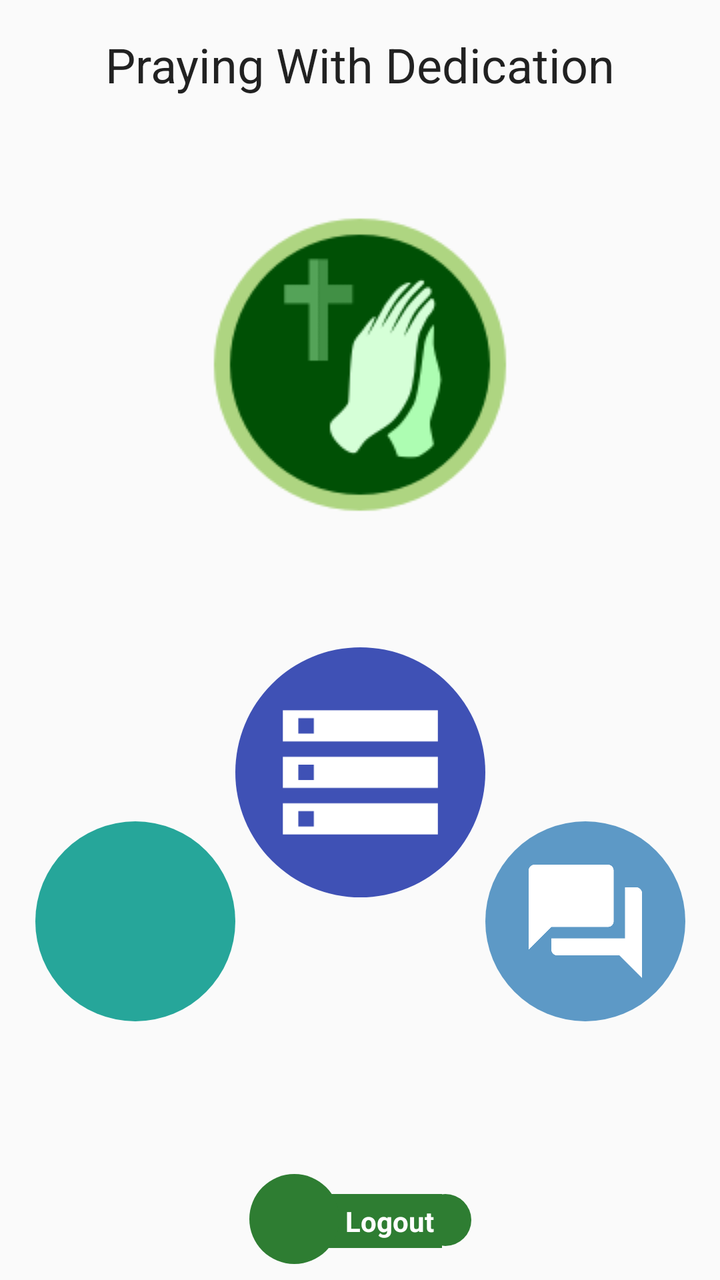
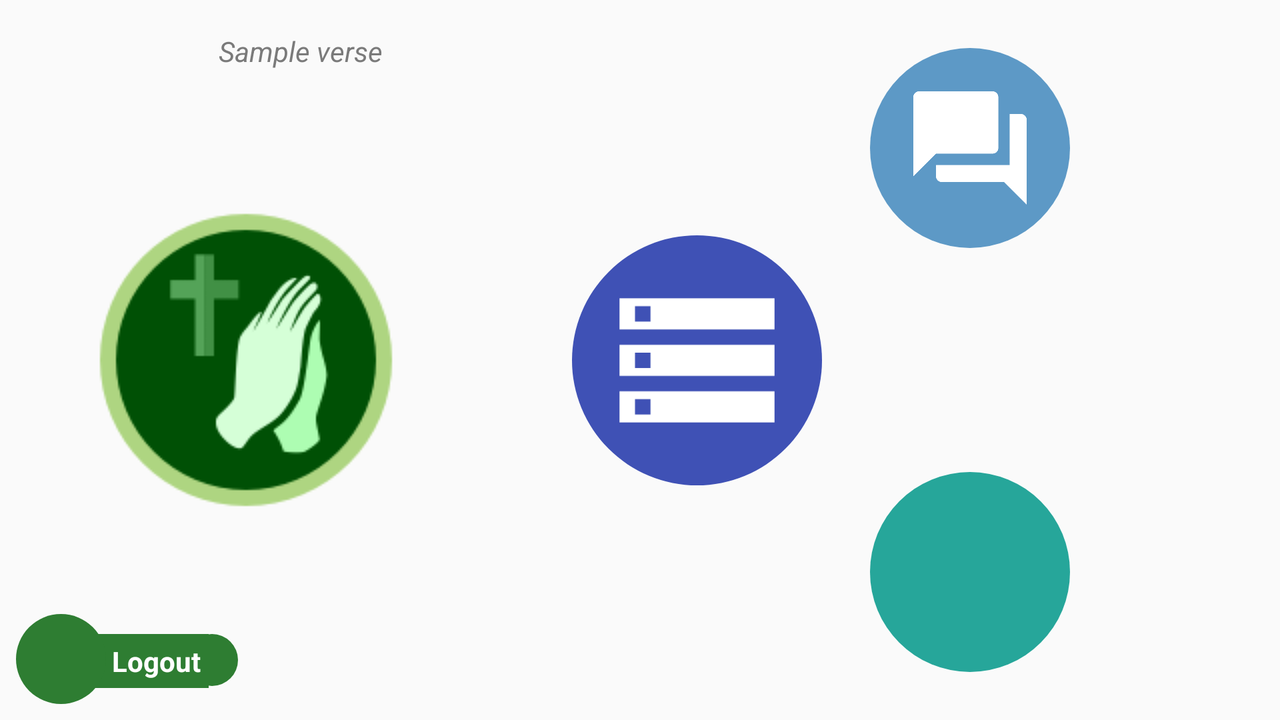

One screen, two layout resources from the same app: the default and the repository's alternative for another configuration. Each is rendered where Android would select it; the XML of both is given below.
<!-- AndroidManifest.xml: application theme AppTheme -->
<!-- res/layout/content_main.xml -->
<?xml version="1.0" encoding="utf-8"?>
<android.support.constraint.ConstraintLayout xmlns:android="http://schemas.android.com/apk/res/android"
    xmlns:app="http://schemas.android.com/apk/res-auto"
    xmlns:tools="http://schemas.android.com/tools"
    android:layout_width="match_parent"
    android:layout_height="match_parent"
    android:clipToPadding="false"
    tools:context="com.copychrist.app.prayer.ui.home.MainActivity"
    tools:showIn="@layout/activity_main">

    <TextView
        android:id="@+id/txt_app_title"
        android:layout_width="315dp"
        android:layout_height="wrap_content"
        android:text="@string/app_name"
        android:textAlignment="center"
        android:textAppearance="@android:style/TextAppearance.Material.Headline"
        app:layout_constraintEnd_toEndOf="parent"
        app:layout_constraintStart_toStartOf="parent"
        android:paddingTop="@dimen/normal_space"
        tools:layout_editor_absoluteY="0dp"
        tools:layout_editor_absoluteX="35dp" />
    <TextView
        android:id="@+id/txt_verse_of_the_day"
        android:layout_width="368dp"
        android:layout_height="wrap_content"
        android:textAlignment="center"
        android:textAppearance="@style/Item_Sub_Secondary"
        app:layout_constraintEnd_toEndOf="parent"
        app:layout_constraintStart_toStartOf="parent"
        app:layout_constraintTop_toBottomOf="@+id/txt_app_title"
        android:paddingTop="@dimen/normal_space"
        tools:layout_editor_absoluteX="8dp" />
    <ImageView
        android:id="@+id/img_logo"
        android:layout_width="wrap_content"
        android:layout_height="wrap_content"
        android:src="@drawable/logo"
        app:layout_constraintEnd_toEndOf="parent"
        app:layout_constraintStart_toStartOf="parent"
        app:layout_constraintTop_toBottomOf="@+id/txt_verse_of_the_day"
        android:layout_marginTop="@dimen/large_space"
        android:contentDescription="@string/praying_with_dedication_logo_acc"
        tools:layout_editor_absoluteX="117dp" />

    <RelativeLayout
        android:id="@+id/icon_container_prayer_lists"
        android:layout_width="wrap_content"
        android:layout_height="wrap_content"
        app:layout_constraintEnd_toEndOf="parent"
        app:layout_constraintStart_toStartOf="parent"
        app:layout_constraintBottom_toBottomOf="parent"
        android:layout_marginBottom="@dimen/home_icon_width_height_plus"
        app:layout_constraintTop_toBottomOf="@+id/img_logo"
        tools:layout_editor_absoluteX="130dp">

        <RelativeLayout
            android:id="@+id/icon_back_prayer_lists"
            android:layout_width="wrap_content"
            android:layout_height="wrap_content"
            android:clipToPadding="false">

            <ImageView
                android:layout_width="@dimen/home_icon_width_height_plus"
                android:layout_height="@dimen/home_icon_width_height_plus"
                android:src="@drawable/bg_circle"
                android:tint="@color/indigo_500"
                android:contentDescription="@string/btn_prayer_list_acc"/>

            <ImageView
                android:layout_width="@dimen/home_icon_width_height_plus"
                android:layout_height="@dimen/home_icon_width_height_plus"
                android:layout_centerInParent="true"
                android:padding="16dp"
                android:contentDescription="@string/btn_prayer_list_acc"
                app:srcCompat="@drawable/ic_storage_24dp" />

        </RelativeLayout>
    </RelativeLayout>

    <RelativeLayout
        android:id="@+id/icon_container_prayer_requests"
        android:layout_width="wrap_content"
        android:layout_height="wrap_content"
        android:orientation="vertical"
        app:layout_constraintStart_toEndOf="@+id/icon_container_prayer_lists"
        app:layout_constraintBottom_toBottomOf="parent"
        app:layout_constraintTop_toBottomOf="@+id/img_logo"
        android:paddingTop="@dimen/large_space"
        tools:layout_editor_absoluteX="255dp">

        <RelativeLayout
            android:id="@+id/icon_back_prayer_requests"
            android:layout_width="wrap_content"
            android:layout_height="wrap_content">

            <ImageView
                android:layout_width="@dimen/home_icon_width_height"
                android:layout_height="@dimen/home_icon_width_height"
                android:src="@drawable/bg_circle"
                android:tint="@color/colorAccent"
                android:contentDescription="@string/btn_prayer_requests"/>

            <ImageView
                android:layout_width="@dimen/home_icon_width_height"
                android:layout_height="@dimen/home_icon_width_height"
                android:layout_centerInParent="true"
                android:padding="16dp"
                app:srcCompat="@drawable/ic_question_answer_24dp"
                android:contentDescription="@string/btn_prayer_requests"/>
        </RelativeLayout>

    </RelativeLayout>

    <RelativeLayout
        android:id="@+id/icon_container_contact_groups"
        android:layout_width="100dp"
        android:layout_height="wrap_content"
        android:orientation="vertical"
        app:layout_constraintEnd_toStartOf="@+id/icon_container_prayer_lists"
        app:layout_constraintBottom_toBottomOf="parent"
        app:layout_constraintTop_toBottomOf="@+id/img_logo"
        android:paddingTop="@dimen/large_space"
        tools:layout_editor_absoluteX="30dp">

        <RelativeLayout
            android:id="@+id/icon_back_contact_groups"
            android:layout_width="wrap_content"
            android:layout_height="wrap_content">

            <ImageView
                android:layout_width="@dimen/home_icon_width_height"
                android:layout_height="@dimen/home_icon_width_height"
                android:src="@drawable/bg_circle"
                android:tint="@color/teal_400"
                android:contentDescription="@string/btn_contact_groups"/>

            <ImageView
                android:layout_width="@dimen/home_icon_width_height"
                android:layout_height="@dimen/home_icon_width_height"
                android:padding="16dp"
                app:srcCompat="@drawable/ic_group_24dp"
                android:contentDescription="@string/btn_contact_groups"
                android:layout_alignParentTop="true"
                android:layout_alignParentStart="true" />
        </RelativeLayout>


    </RelativeLayout>

    <RelativeLayout
        android:id="@+id/icon_container_logout"
        android:layout_width="wrap_content"
        android:layout_height="wrap_content"
        android:layout_margin="8dp"
        android:orientation="vertical"
        app:layout_constraintBottom_toBottomOf="parent"
        app:layout_constraintEnd_toEndOf="parent"
        app:layout_constraintStart_toStartOf="parent"
        tools:layout_editor_absoluteX="137dp">

        <RelativeLayout
            android:id="@+id/icon_back_logout"
            android:layout_width="wrap_content"
            android:layout_height="wrap_content"
            android:layout_alignParentTop="true"
            android:layout_alignParentStart="true">

            <ImageView
                android:layout_width="26dp"
                android:layout_height="26dp"
                android:layout_marginStart="85dp"
                android:layout_marginTop="10dp"
                android:src="@drawable/bg_circle"
                android:tint="@color/colorPrimary"
                android:contentDescription="@string/login_label"/>

            <TextView
                android:layout_width="wrap_content"
                android:layout_height="wrap_content"
                android:text="@string/btn_log_out"
                android:layout_marginStart="@dimen/xlarge_space"
                android:layout_marginTop="10dp"
                android:paddingTop="@dimen/small_space"
                android:paddingBottom="@dimen/small_space"
                android:paddingStart="@dimen/normal_space"
                android:paddingEnd="@dimen/small_space"
                android:textAppearance="@android:style/TextAppearance.Material.Body1"
                android:textColor="@color/color_white"
                android:textStyle="bold"
                android:background="@color/colorPrimary"
                />

            <ImageView
                android:layout_width="@dimen/item_icon_width_height"
                android:layout_height="@dimen/item_icon_width_height"
                android:layout_marginEnd="@dimen/xxlarge_space"
                android:src="@drawable/bg_circle"
                android:contentDescription="@string/btn_contact_groups"
                android:tint="@color/colorPrimary" />

            <ImageView
                android:layout_width="@dimen/item_icon_width_height"
                android:layout_height="@dimen/item_icon_width_height"
                android:contentDescription="@string/btn_contact_groups"
                android:padding="4dp"
                android:layout_marginEnd="@dimen/xxlarge_space"
                app:srcCompat="@drawable/ic_settings_24dp" />


        </RelativeLayout>

    </RelativeLayout>

</android.support.constraint.ConstraintLayout>
<!-- resources referenced by this layout -->
<resources>
  <color name="colorAccent">#5d99c6</color>
  <color name="colorPrimary">#2e7d32</color>
  <color name="color_white">#ffffff</color>
  <color name="indigo_500">#3f51b5</color>
  <color name="teal_400">#26a69a</color>
  <dimen name="home_icon_width_height">100dp</dimen>
  <dimen name="home_icon_width_height_plus">125dp</dimen>
  <dimen name="item_icon_width_height">45dp</dimen>
  <dimen name="large_space">24dp</dimen>
  <dimen name="normal_space">16dp</dimen>
  <dimen name="small_space">4dp</dimen>
  <dimen name="xlarge_space">32dp</dimen>
  <dimen name="xxlarge_space">48dp</dimen>
  <!-- drawable bg_circle (drawable) -->
  <?xml version="1.0" encoding="utf-8"?>
  <shape
      xmlns:android="http://schemas.android.com/apk/res/android"
      android:shape="oval">
  
      <solid
          android:color="@color/bg_circle_default"/>
  
      <size
          android:width="120dp"
          android:height="120dp"/>
  </shape>
  <!-- drawable ic_question_answer_24dp (drawable) -->
  <vector xmlns:android="http://schemas.android.com/apk/res/android"
          android:width="24dp"
          android:height="24dp"
          android:viewportWidth="24.0"
          android:viewportHeight="24.0">
      <path
          android:fillColor="@color/colorIcons"
          android:pathData="M21,6h-2v9L6,15v2c0,0.55 0.45,1 1,1h11l4,4L22,7c0,-0.55 -0.45,-1 -1,-1zM17,12L17,3c0,-0.55 -0.45,-1 -1,-1L3,2c-0.55,0 -1,0.45 -1,1v14l4,-4h10c0.55,0 1,-0.45 1,-1z"/>
  </vector>
  <!-- drawable ic_storage_24dp (drawable) -->
  <vector xmlns:android="http://schemas.android.com/apk/res/android"
          android:width="24dp"
          android:height="24dp"
          android:viewportWidth="24.0"
          android:viewportHeight="24.0">
      <path
          android:fillColor="@color/colorIcons"
          android:pathData="M2,20h20v-4L2,16v4zM4,17h2v2L4,19v-2zM2,4v4h20L22,4L2,4zM6,7L4,7L4,5h2v2zM2,14h20v-4L2,10v4zM4,11h2v2L4,13v-2z"/>
  </vector>
  <!-- drawable logo: png bitmap (drawable, 10119 bytes) -->
  <string name="app_name">Praying With Dedication</string>
  <string name="btn_contact_groups">Contact Groups</string>
  <string name="btn_log_out">Logout</string>
  <string name="btn_prayer_list_acc">Prayer Lists</string>
  <string name="btn_prayer_requests">Prayer Requests</string>
  <string name="login_label">Log In</string>
  <string name="praying_with_dedication_logo_acc">Praying With Dedication Logo</string>
  <style name="Item_Sub_Secondary">
          <item name="android:textColor">@color/color_item_secondary</item>
          <item name="android:textSize">@dimen/item_text_secondary_font_size</item>
          <item name="android:textStyle">italic</item>
      </style>
  <style name="AppTheme" parent="Theme.AppCompat.Light.DarkActionBar">
          
          <item name="colorPrimary">@color/colorPrimary</item>
          <item name="colorPrimaryDark">@color/colorPrimaryDark</item>
          <item name="colorAccent">@color/colorAccent</item>
      </style>
  <color name="bg_circle_default">#666666</color>
  <color name="colorIcons">#FFffffff</color>
  <color name="color_item_secondary">#7a7a7a</color>
  <dimen name="item_text_secondary_font_size">14sp</dimen>
  <color name="colorPrimaryDark">#005005</color>
</resources>
<!-- res/layout-land/content_main.xml (the repository's variant of the layout above) -->
<!-- drawn on the phone turned sideways -->
<?xml version="1.0" encoding="utf-8"?>
<android.support.constraint.ConstraintLayout xmlns:android="http://schemas.android.com/apk/res/android"
    xmlns:app="http://schemas.android.com/apk/res-auto"
    xmlns:tools="http://schemas.android.com/tools"
    android:layout_width="match_parent"
    android:layout_height="match_parent"
    android:clipToPadding="false"
    tools:context="com.copychrist.app.prayer.ui.home.MainActivity"
    tools:showIn="@layout/activity_main">

    <TextView
        android:id="@+id/txt_verse_of_the_day"
        android:layout_width="300dp"
        android:layout_height="wrap_content"
        android:textAlignment="center"
        android:textAppearance="@style/Item_Sub_Secondary"
        app:layout_constraintTop_toTopOf="parent"

        app:layout_constraintStart_toStartOf="parent"
        android:paddingTop="@dimen/normal_space"
        tools:layout_editor_absoluteX="8dp"
        tools:text="Sample verse"/>

    <ImageView
        android:id="@+id/img_logo"
        android:layout_width="wrap_content"
        android:layout_height="wrap_content"
        android:src="@drawable/logo"
        app:layout_constraintTop_toTopOf="parent"
        app:layout_constraintBottom_toBottomOf="parent"
        app:layout_constraintStart_toStartOf="parent"
        android:paddingStart="@dimen/xxlarge_space"
        android:paddingEnd="@dimen/large_space"
        android:contentDescription="@string/praying_with_dedication_logo_acc"
        tools:layout_editor_absoluteX="0dp" />

    <RelativeLayout
        android:id="@+id/icon_container_prayer_lists"
        android:layout_width="wrap_content"
        android:layout_height="wrap_content"

        app:layout_constraintStart_toEndOf="@id/img_logo"
        app:layout_constraintTop_toTopOf="parent"
        app:layout_constraintBottom_toBottomOf="parent"
        android:paddingStart="@dimen/xxxlarge_space"
        android:paddingEnd="@dimen/large_space"
        tools:layout_editor_absoluteX="222dp">

        <RelativeLayout
            android:id="@+id/icon_back_prayer_lists"
            android:layout_width="wrap_content"
            android:layout_height="wrap_content"
            android:clipToPadding="false">

            <ImageView
                android:layout_width="@dimen/home_icon_width_height_plus"
                android:layout_height="@dimen/home_icon_width_height_plus"
                android:src="@drawable/bg_circle"
                android:contentDescription="@string/btn_prayer_list_acc"
                android:tint="@color/indigo_500" />

            <ImageView
                android:layout_width="@dimen/home_icon_width_height_plus"
                android:layout_height="@dimen/home_icon_width_height_plus"
                android:padding="16dp"
                android:contentDescription="@string/btn_prayer_list_acc"
                app:srcCompat="@drawable/ic_storage_24dp"
                android:layout_alignParentTop="true"
                android:layout_alignParentStart="true" />
        </RelativeLayout>

    </RelativeLayout>

    <RelativeLayout
        android:id="@+id/icon_container_prayer_requests"
        android:layout_width="wrap_content"
        android:layout_height="wrap_content"
        android:orientation="vertical"
        app:layout_constraintStart_toEndOf="@+id/icon_container_prayer_lists"
        android:paddingTop="@dimen/large_space"
        tools:layout_editor_absoluteY="0dp"
        tools:layout_editor_absoluteX="435dp">

        <RelativeLayout
            android:id="@+id/icon_back_prayer_requests"
            android:layout_width="wrap_content"
            android:layout_height="wrap_content">

            <ImageView
                android:layout_width="@dimen/home_icon_width_height"
                android:layout_height="@dimen/home_icon_width_height"
                android:src="@drawable/bg_circle"
                android:tint="@color/colorAccent"
                android:contentDescription="@string/btn_prayer_requests"/>

            <ImageView
                android:layout_width="@dimen/home_icon_width_height"
                android:layout_height="@dimen/home_icon_width_height"
                android:layout_centerInParent="true"
                android:padding="16dp"
                app:srcCompat="@drawable/ic_question_answer_24dp"
                android:contentDescription="@string/btn_prayer_requests"/>
        </RelativeLayout>

    </RelativeLayout>

    <RelativeLayout
        android:id="@+id/icon_container_contact_groups"
        android:layout_width="100dp"
        android:layout_height="wrap_content"
        android:orientation="vertical"
        app:layout_constraintStart_toEndOf="@+id/icon_container_prayer_lists"
        app:layout_constraintBottom_toBottomOf="parent"
        android:paddingBottom="@dimen/large_space"
        tools:layout_editor_absoluteX="435dp">

        <RelativeLayout
            android:id="@+id/icon_back_contact_groups"
            android:layout_width="wrap_content"
            android:layout_height="wrap_content">

            <ImageView
                android:layout_width="@dimen/home_icon_width_height"
                android:layout_height="@dimen/home_icon_width_height"
                android:src="@drawable/bg_circle"
                android:contentDescription="@string/btn_contact_groups"
                android:tint="@color/teal_400" />

            <ImageView
                android:layout_width="@dimen/home_icon_width_height"
                android:layout_height="@dimen/home_icon_width_height"
                android:padding="16dp"
                app:srcCompat="@drawable/ic_group_24dp"
                android:contentDescription="@string/btn_contact_groups"
                android:layout_alignParentTop="true"
                android:layout_alignParentStart="true" />
        </RelativeLayout>


    </RelativeLayout>


    <RelativeLayout
        android:id="@+id/icon_container_logout"
        android:layout_width="wrap_content"
        android:layout_height="wrap_content"
        android:layout_margin="8dp"
        android:orientation="vertical"
        app:layout_constraintBottom_toBottomOf="parent"
        app:layout_constraintStart_toStartOf="parent"
        tools:layout_editor_absoluteX="8dp">

        <RelativeLayout
            android:id="@+id/icon_back_logout"
            android:layout_width="wrap_content"
            android:layout_height="wrap_content"
            android:layout_alignParentTop="true"
            android:layout_alignParentStart="true">

            <ImageView
                android:layout_width="26dp"
                android:layout_height="26dp"
                android:layout_marginStart="85dp"
                android:layout_marginTop="10dp"
                android:contentDescription="@string/login_label"
                android:src="@drawable/bg_circle"
                android:tint="@color/colorPrimary" />

            <TextView
                android:layout_width="wrap_content"
                android:layout_height="wrap_content"
                android:text="@string/btn_log_out"
                android:layout_marginStart="@dimen/xlarge_space"
                android:layout_marginTop="10dp"
                android:paddingTop="@dimen/small_space"
                android:paddingBottom="@dimen/small_space"
                android:paddingStart="@dimen/normal_space"
                android:paddingEnd="@dimen/small_space"
                android:textAppearance="@android:style/TextAppearance.Material.Body1"
                android:textColor="@color/color_white"
                android:textStyle="bold"
                android:background="@color/colorPrimary"
                />

            <ImageView
                android:layout_width="@dimen/item_icon_width_height"
                android:layout_height="@dimen/item_icon_width_height"
                android:layout_marginEnd="@dimen/xxlarge_space"
                android:contentDescription="@string/login_label"
                android:src="@drawable/bg_circle"
                android:tint="@color/colorPrimary" />

            <ImageView
                android:layout_width="@dimen/item_icon_width_height"
                android:layout_height="@dimen/item_icon_width_height"
                android:contentDescription="@string/login_label"
                android:padding="4dp"
                android:layout_marginEnd="@dimen/xxlarge_space"
                app:srcCompat="@drawable/ic_settings_24dp" />


        </RelativeLayout>

    </RelativeLayout>

</android.support.constraint.ConstraintLayout>
<!-- resources referenced by the variant -->
<!-- as the phone turned sideways resolves them -->
<resources>
  <color name="colorAccent">#5d99c6</color>
  <color name="colorPrimary">#2e7d32</color>
  <color name="color_white">#ffffff</color>
  <color name="indigo_500">#3f51b5</color>
  <color name="teal_400">#26a69a</color>
  <dimen name="home_icon_width_height">100dp</dimen>
  <dimen name="home_icon_width_height_plus">125dp</dimen>
  <dimen name="item_icon_width_height">45dp</dimen>
  <dimen name="large_space">24dp</dimen>
  <dimen name="normal_space">16dp</dimen>
  <dimen name="small_space">4dp</dimen>
  <dimen name="xlarge_space">32dp</dimen>
  <dimen name="xxlarge_space">48dp</dimen>
  <dimen name="xxxlarge_space">64dp</dimen>
  <!-- drawable bg_circle (drawable) -->
  <?xml version="1.0" encoding="utf-8"?>
  <shape
      xmlns:android="http://schemas.android.com/apk/res/android"
      android:shape="oval">
  
      <solid
          android:color="@color/bg_circle_default"/>
  
      <size
          android:width="120dp"
          android:height="120dp"/>
  </shape>
  <!-- drawable ic_question_answer_24dp (drawable) -->
  <vector xmlns:android="http://schemas.android.com/apk/res/android"
          android:width="24dp"
          android:height="24dp"
          android:viewportWidth="24.0"
          android:viewportHeight="24.0">
      <path
          android:fillColor="@color/colorIcons"
          android:pathData="M21,6h-2v9L6,15v2c0,0.55 0.45,1 1,1h11l4,4L22,7c0,-0.55 -0.45,-1 -1,-1zM17,12L17,3c0,-0.55 -0.45,-1 -1,-1L3,2c-0.55,0 -1,0.45 -1,1v14l4,-4h10c0.55,0 1,-0.45 1,-1z"/>
  </vector>
  <!-- drawable ic_storage_24dp (drawable) -->
  <vector xmlns:android="http://schemas.android.com/apk/res/android"
          android:width="24dp"
          android:height="24dp"
          android:viewportWidth="24.0"
          android:viewportHeight="24.0">
      <path
          android:fillColor="@color/colorIcons"
          android:pathData="M2,20h20v-4L2,16v4zM4,17h2v2L4,19v-2zM2,4v4h20L22,4L2,4zM6,7L4,7L4,5h2v2zM2,14h20v-4L2,10v4zM4,11h2v2L4,13v-2z"/>
  </vector>
  <!-- drawable logo: png bitmap (drawable, 10119 bytes) -->
  <string name="btn_contact_groups">Contact Groups</string>
  <string name="btn_log_out">Logout</string>
  <string name="btn_prayer_list_acc">Prayer Lists</string>
  <string name="btn_prayer_requests">Prayer Requests</string>
  <string name="login_label">Log In</string>
  <string name="praying_with_dedication_logo_acc">Praying With Dedication Logo</string>
  <style name="Item_Sub_Secondary">
          <item name="android:textColor">@color/color_item_secondary</item>
          <item name="android:textSize">@dimen/item_text_secondary_font_size</item>
          <item name="android:textStyle">italic</item>
      </style>
  <style name="AppTheme" parent="Theme.AppCompat.Light.DarkActionBar">
          
          <item name="colorPrimary">@color/colorPrimary</item>
          <item name="colorPrimaryDark">@color/colorPrimaryDark</item>
          <item name="colorAccent">@color/colorAccent</item>
      </style>
  <color name="bg_circle_default">#666666</color>
  <color name="colorIcons">#FFffffff</color>
  <color name="color_item_secondary">#7a7a7a</color>
  <dimen name="item_text_secondary_font_size">14sp</dimen>
  <color name="colorPrimaryDark">#005005</color>
</resources>
